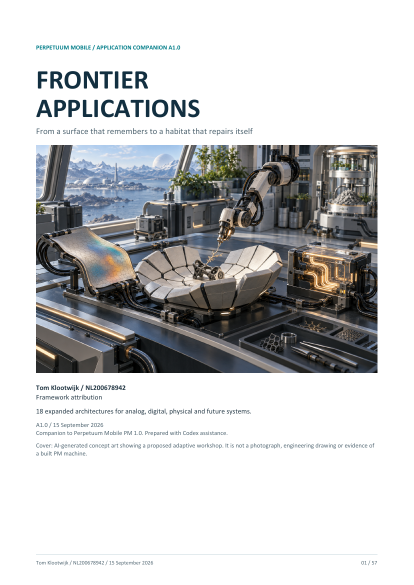
#> input picture tmp/pdfs/frontier_applications/page-01.png, 827 x 1170 px (shown at 1/2 size); its folder holds only this picture in this run
$ python contact_sheets.py
#> lines starting #> are read from the running program, lines starting #| are printed output that depends on the picture
from pathlib import Path
from PIL import Image, ImageOps, ImageDraw, ImageFont
root=Path(__file__).resolve().parent
font=ImageFont.truetype('C:/Windows/Fonts/calibrib.ttf',20)
for start,end in [(1,19),(20,38),(39,57)]:
    for first in range(start,end+1,4):
        nums=list(range(first,min(first+4,end+1)))
        sheet=Image.new('RGB',(1680,2450),'#b8c6ce')
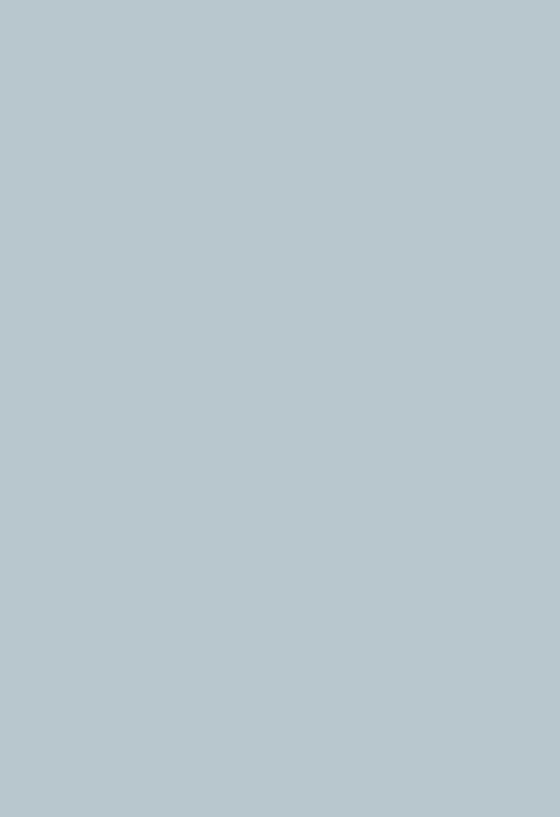
#> sheet: PIL image 1680x2450 RGB (shown at 1/3 size); mean R, G, B 184, 198, 206
        for j,n in enumerate(nums):
            im=Image.open(root/f'page-{n:02}.png').convert('RGB')
#> im is the input picture: PIL image 827x1170 RGB; mean R, G, B 200.8, 201.5, 202.2
            im.thumbnail((814,1152))
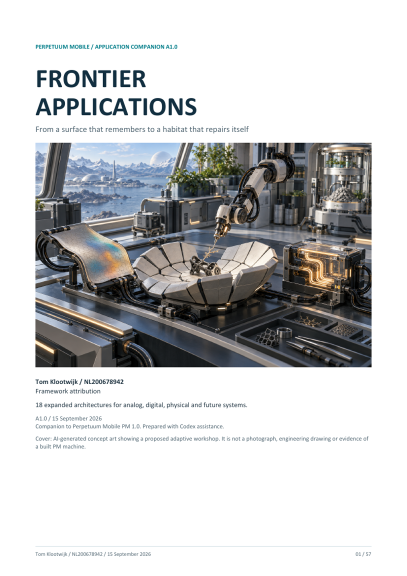
#> im: PIL image 814x1152 RGB (shown at 1/2 size); mean R, G, B 200.7, 201.5, 202.1
            x=13+(j%2)*840;y=38+(j//2)*1225
            sheet.paste(im,(x,y))
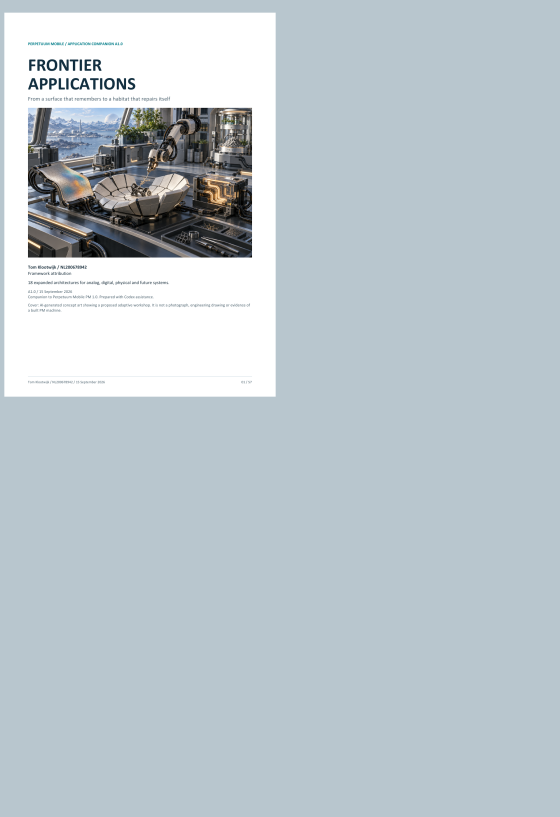
#> sheet: PIL image 1680x2450 RGB (shown at 1/3 size); mean R, G, B 187.8, 198.8, 205.1
            ImageDraw.Draw(sheet).text((x,y-28),f'PAGE {n:02}',font=font,fill='#102938')
#> (the run stopped early here; a loop or call above may not have finished)
